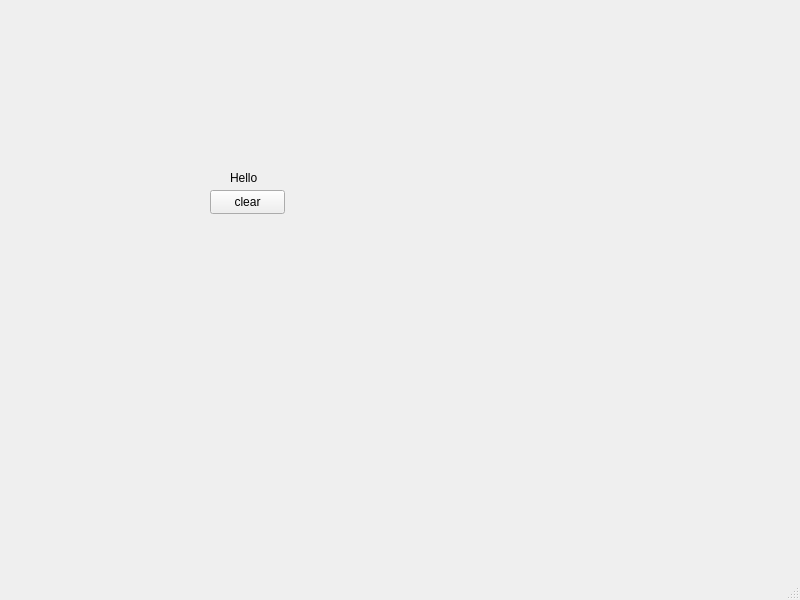
<?xml version="1.0" encoding="UTF-8"?>
<ui version="4.0">
 <class>MainWindow</class>
 <widget class="QMainWindow" name="MainWindow">
  <property name="geometry">
   <rect>
    <x>0</x>
    <y>0</y>
    <width>800</width>
    <height>600</height>
   </rect>
  </property>
  <property name="windowTitle">
   <string>MainWindow</string>
  </property>
  <widget class="QWidget" name="centralwidget">
   <widget class="QLabel" name="hellolbl">
    <property name="geometry">
     <rect>
      <x>230</x>
      <y>170</y>
      <width>51</width>
      <height>16</height>
     </rect>
    </property>
    <property name="text">
     <string>Hello</string>
    </property>
   </widget>
   <widget class="QPushButton" name="clearBtn">
    <property name="geometry">
     <rect>
      <x>210</x>
      <y>190</y>
      <width>75</width>
      <height>24</height>
     </rect>
    </property>
    <property name="text">
     <string>clear</string>
    </property>
   </widget>
  </widget>
  <widget class="QMenuBar" name="menubar">
   <property name="geometry">
    <rect>
     <x>0</x>
     <y>0</y>
     <width>800</width>
     <height>22</height>
    </rect>
   </property>
  </widget>
  <widget class="QStatusBar" name="statusbar"/>
 </widget>
 <resources/>
 <connections/>
</ui>
